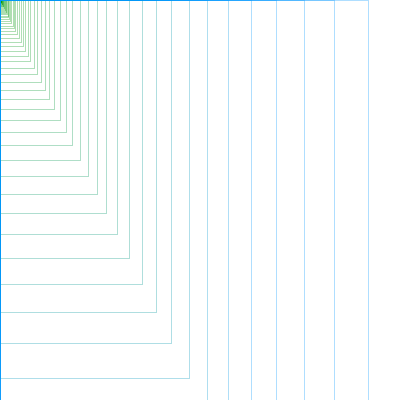
Frame 1 (no input)
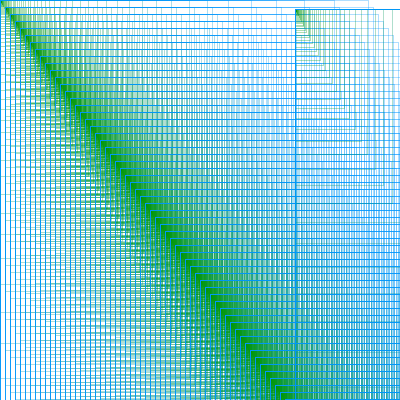
Frame 60 (the mouse pressed at the canvas centre just before this capture)
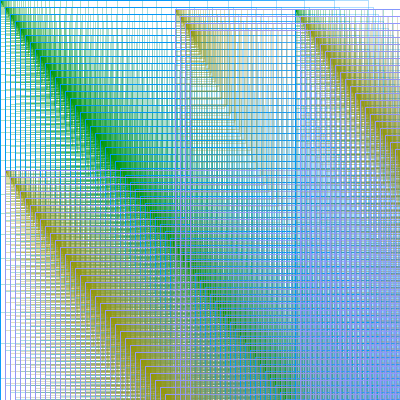
Frame 120 (the mouse held since frame 60 and released just before this capture)

The Processing sketch that drew these frames (run headless with seeded random() and noise(); from frame 60 on, the mouse is pressed at the canvas centre):

// Processing sketch: processing_73888
// ── processing_73888.pde

//Zhaochang He  zhaochah@andrew.cmu.edu
// While Loop
// Copyright Zhaochang He 

  float x = 0;
  float y = 0;
  float a;

void setup() {
  size(400,400);
  smooth();
  background(255);
  frameRate(30);
}

void draw() {
  rectflow();
  rectmove();

}


//display rect
void rectflow(){
  float i = 1;
  
  while( i < height) {
    strokeWeight(1);
    stroke(a, 150, i, 80);
    noFill();
    rect(x, y, i, i*2);
    i = i*1.1;
  }
}

//move rect and set a different location when exceed the wall
void rectmove(){
  if (x> width){
    x=0;
    x=x+5;
  }else{
  x = x + 5;
  }
  
  if (y> height){
    y=0;
    y= y+9;
  }else{
    y=y+7;
  }
}

//press space bar to clear
void keyPressed() {
  if(key ==' '){
    background(255);
  }
}

//mouse click to change color
void mousePressed() {
  a = random(50, 200);
}
